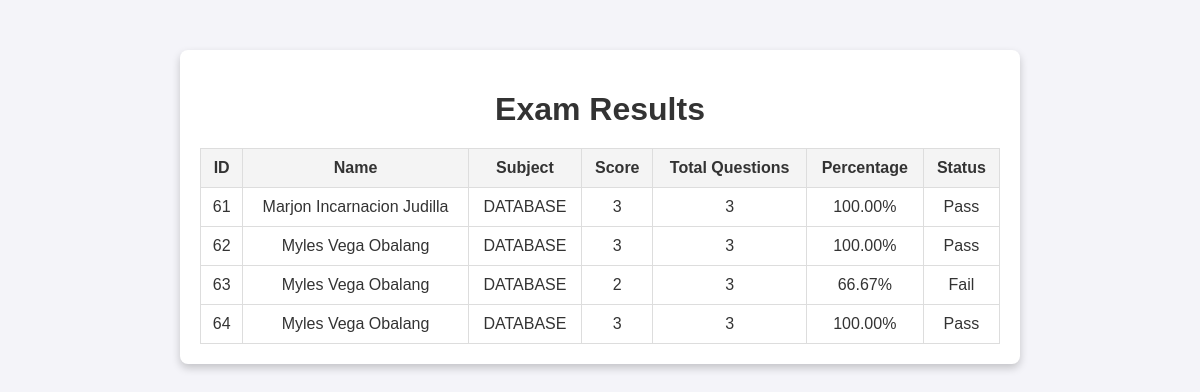
The page /result.php on the database its author committed.
### tables this page shows
CREATE TABLE `result` (
  `id` int(11) NOT NULL,
  `name` varchar(255) NOT NULL,
  `subject` varchar(255) NOT NULL,
  `score` int(11) NOT NULL,
  `status` enum('Pass','Fail') NOT NULL,
  `percentage` decimal(5,2) NOT NULL DEFAULT 0.00,
  `total_questions` int(11) NOT NULL DEFAULT 0
);

### result.php (the view, shortened to what this page needs)
<?php
$servername = "localhost";
$username = "root";
$password = "";
$dbname = "finals";
$conn = new mysqli($servername, $username, $password, $dbname);
$sql = "
    SELECT
        r.id,
        r.name,
        r.subject,
        r.score,
        COUNT(q.id) AS total_questions,
        r.status
    FROM result r
    JOIN questions q ON r.subject = q.subject
    GROUP BY r.id, r.name, r.subject, r.score, r.status
    ORDER BY r.id ASC
";
$result = $conn->query($sql);
?>
<!DOCTYPE html>
<html lang="en">
<head>
</head>
<body>
    <div class="container">
        <h1>Exam Results</h1>
        <table>
            <thead>
                <tr>
                    <th>ID</th>
                    <th>Name</th>
                    <th>Subject</th>
                    <th>Score</th>
                    <th>Total Questions</th>
                    <th>Percentage</th>
                    <th>Status</th>
                </tr>
            </thead>
            <tbody>
                <?php
                if ($result->num_rows > 0) {
                    while ($row = $result->fetch_assoc()) {
                        $percentage = ($row['score'] / $row['total_questions']) * 100;
                        $status = ($percentage >= 75) ? 'Pass' : 'Fail';
                        echo "<tr>
                                <td>{$row['id']}</td>
                                <td>{$row['name']}</td>
                                <td>{$row['subject']}</td>
                                <td>{$row['score']}</td>
                                <td>{$row['total_questions']}</td>
                                <td>" . number_format($percentage, 2) . "%</td>
                                <td>{$status}</td>
                              </tr>";
                    }
                } else {
                    echo "<tr><td colspan='7'>No results found.</td></tr>";
                }
                ?>
            </tbody>
        </table>
    </div>
</body>
</html>

### result.php (style rules this page uses)
body { font-family: Arial, sans-serif; background-color: #f4f4f9; color: #333; }
.container { max-width: 800px; margin: 50px auto; padding: 20px; background: #fff; border-radius: 8px; box-shadow: 0 4px 8px rgba(0, 0, 0, 0.2); }
table { width: 100%; border-collapse: collapse; }
th, td { border: 1px solid #ddd; padding: 10px; text-align: center; }
th { background-color: #f4f4f4; }
h1 { text-align: center; margin-bottom: 20px; }

### rows shown on the page
result: id "61", name "Marjon Incarnacion Judilla", subject "DATABASE", score "3", total_questions "3", percentage "100.00", status "Pass"
result: id "62", name "Myles Vega Obalang", subject "DATABASE", score "3", total_questions "3", percentage "100.00", status "Pass"
result: id "63", name "Myles Vega Obalang", subject "DATABASE", score "2", total_questions "3", percentage "66.67", status "Fail"
result: id "64", name "Myles Vega Obalang", subject "DATABASE", score "3", total_questions "3", percentage "100.00", status "Pass"
